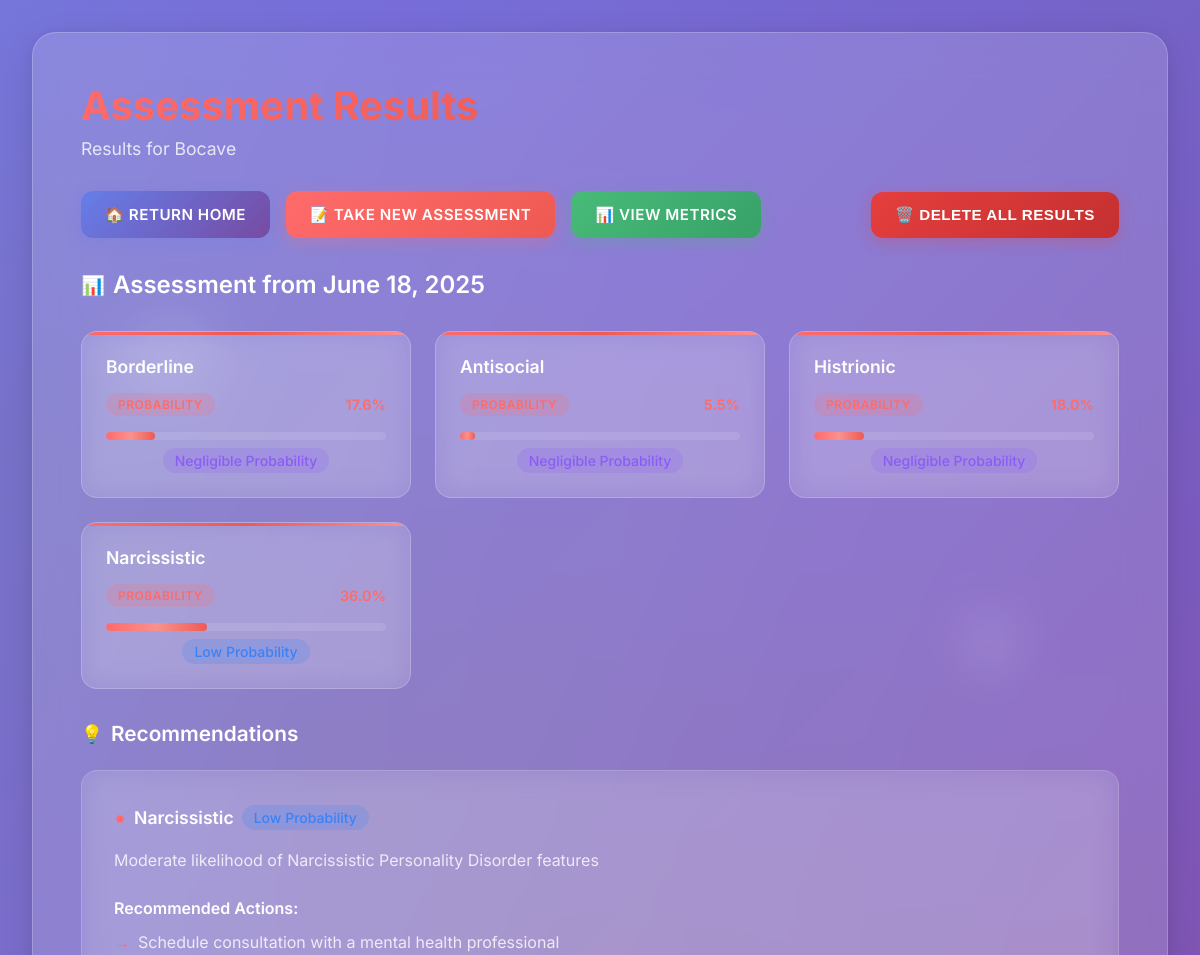
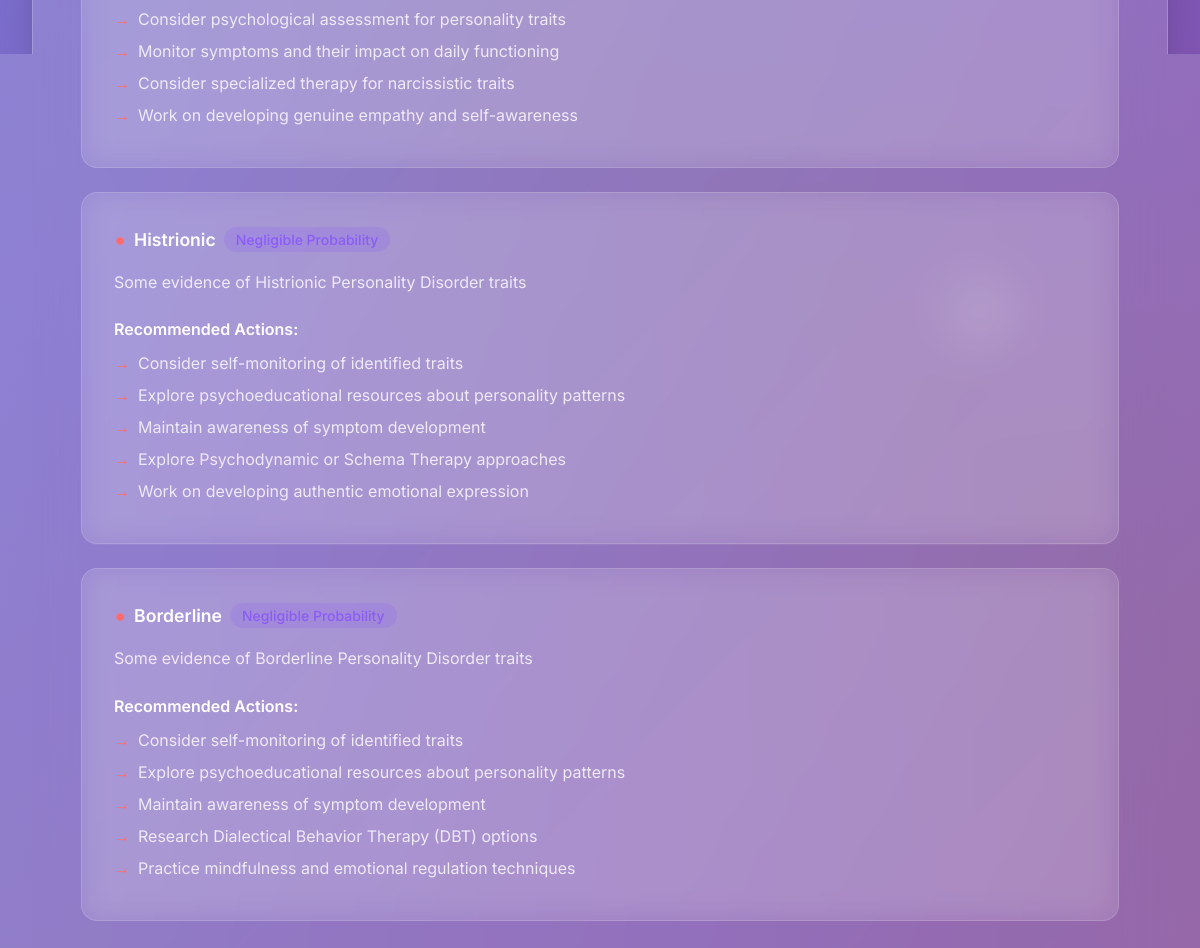
Screenshot of /results/2 with the database file from the repository (2 pictures, top to bottom).
### models.py (models this page shows, shortened)
class Patient(Base):
    __tablename__ = "patients"
    id = Column(Integer, primary_key=True, index=True)
    name = Column(String, index=True)
    email = Column(String, unique=True, index=True)
    created_at = Column(DateTime, default=datetime.utcnow)
    assessments = relationship("Assessment", back_populates="patient")

class Assessment(Base):
    __tablename__ = "assessments"
    id = Column(Integer, primary_key=True, index=True)
    patient_id = Column(Integer, ForeignKey("patients.id"))
    answers = Column(JSON, default=dict)
    scores = Column(JSON, default=dict)  # Store raw scores
    recommendations = Column(JSON, default=dict)
    completed = Column(Boolean, default=False)
    created_at = Column(DateTime, default=datetime.utcnow)
    detailed_report = Column(JSON, default=dict)
    patient = relationship("Patient", back_populates="assessments")

### main.py (the view)
@app.get("/results/{patient_id}", response_class=HTMLResponse)
async def view_results(request: Request, patient_id: int, db: Session = Depends(get_db)):
    patient = db.query(Patient).filter(Patient.id == patient_id).first()
    if not patient:
        raise HTTPException(status_code=404, detail="Patient not found")
    assessments = db.query(Assessment).filter(
        Assessment.patient_id == patient_id,
        Assessment.completed == True,
        Assessment.scores != None
    ).order_by(Assessment.created_at.desc()).all()
    logger.info(f"Found {len(assessments)} completed assessments for patient {patient_id}")
    for assessment in assessments:
        if assessment.scores:
            logger.info(f"Retrieved scores from database: {assessment.scores}")
            processed_scores = {}
            for disorder, score in assessment.scores.items():
                try:
                    float_score = float(score) if score is not None else 0.0
                    processed_scores[disorder] = round(max(0.0, min(85.0, float_score)), 1)
                except (ValueError, TypeError):
                    logger.error(f"Error processing score for display: {disorder}={score}")
                    processed_scores[disorder] = 0.0
            assessment.scores = processed_scores
            logger.info(f"Processed scores for display: {assessment.scores}")
    return templates.TemplateResponse(
        "results.html",
        {
            "request": request,
            "patient": patient,
            "assessments": assessments
        }
    )

### templates/results.html (shortened to what this page needs)
<!DOCTYPE html>
<html lang="en">
<head>
</head>
<body>
    <div class="floating-shape"></div>
    <div class="floating-shape"></div>
    <div class="floating-shape"></div>
    <div class="container">
        <div class="main-card">
            <div class="header">
                <h1 class="title">Assessment Results</h1>
                <p class="subtitle">Results for {{ patient.name }}</p>
            </div>
            <div class="action-bar">
                <div class="btn-group">
                    <a href="/" class="btn btn-home">
                        🏠 Return Home
                    </a>
                    <a href="/assessment/{{ patient.id }}" class="btn btn-primary">
                        📝 Take New Assessment
                    </a>
                    <a href="/metrics/{{ patient.id }}" class="btn btn-secondary">
                        📊 View Metrics
                    </a>
                </div>
                <button onclick="deleteAssessments()" class="btn btn-danger">
                    🗑️ Delete All Results
                </button>
            </div>
            {% if assessments %}
            {% for assessment in assessments %}
            <div class="assessment-section">
                <div class="assessment-header">
                    <h2 class="assessment-title">
                        Assessment from {{ assessment.created_at.strftime('%B %d, %Y') }}
                    </h2>
                </div>
                <div class="scores-grid">
                    {% for disorder, score in assessment.scores.items() %}
                    <div class="score-card">
                        <h3 class="score-title">{{ disorder }}</h3>
                        <div class="score-info">
                            <span class="score-label">Probability</span>
                            <span class="score-value">{{ "%.1f"|format(score) }}%</span>
                        </div>
                        <div class="progress-bar">
                            <div class="progress-fill" style="width: {{ score }}%"></div>
                        </div>
                        <div class="probability-level">
                            {% if score >= 60 %}
                                <span class="level high">High Probability</span>
                            {% elif score >= 40 %}
                                <span class="level moderate">Moderate Probability</span>
                            {% elif score >= 20 %}
                                <span class="level low">Low Probability</span>
                            {% else %}
                                <span class="level negligible">Negligible Probability</span>
                            {% endif %}
                        </div>
                    </div>
                    {% endfor %}
                </div>
                {% if assessment.recommendations %}
                <div class="recommendations-section">
                    <h3 class="recommendations-title">Recommendations</h3>
                    {% for recommendation in assessment.recommendations %}
                    <div class="recommendation-card">
                        <h4 class="recommendation-header">
                            {{ recommendation.disorder }}
                            {% if recommendation.score >= 60 %}
                                <span class="level high">High Probability</span>
                            {% elif recommendation.score >= 40 %}
                                <span class="level moderate">Moderate Probability</span>
                            {% elif recommendation.score >= 20 %}
                                <span class="level low">Low Probability</span>
                            {% else %}
                                <span class="level negligible">Negligible Probability</span>
                            {% endif %}
                        </h4>
                        <p class="recommendation-description">{{ recommendation.description }}</p>
                        <div>
                            <h5 class="criteria-title">Recommended Actions:</h5>
                            <ul class="action-list">
                                {% for step in recommendation.action_steps %}
                                <li>{{ step }}</li>
                                {% endfor %}
                            </ul>
                        </div>
                    </div>
                    {% endfor %}
                </div>
                {% endif %}
            </div>
            {% endfor %}
            {% endif %}
        </div>
    </div>
</body>
</html>

### rows the page displays
Patient: name "Bocave"
Assessment: created_at "June 18, 2025", scores "Borderline" "Antisocial" "Histrionic" "Narcissistic", {{ score }} 17.6 (drawn), {{ score }} 5.5 (drawn), {{ score }} 18.0 (drawn), {{ score }} 36.0 (drawn), disorder "Narcissistic" "Histrionic" "Borderline", description "Moderate likelihood of Narcissistic Personality Disorder features" "Some evidence of Histrionic Personality Disorder traits" "Some evidence of Borderline Personality Disorder traits", action_steps "Schedule consultation with a mental health professional" "Consider psychological assessment for personality traits" "Monitor symptoms and their impact on daily functioning" "Consider specialized therapy for narcissistic traits" "Work on developing genuine empathy and self-awareness" "Consider self-monitoring of identified traits" "Explore psychoeducational resources about personality patterns" "Maintain awareness of symptom development" "Explore Psychodynamic or Schema Therapy approaches" "Work on developing authentic emotional expression" "Consider self-monitoring of identified traits" "Explore psychoeducational resources about personality patterns" "Maintain awareness of symptom development" "Research Dialectical Behavior Therapy (DBT) options" "Practice mindfulness and emotional regulation techniques"
